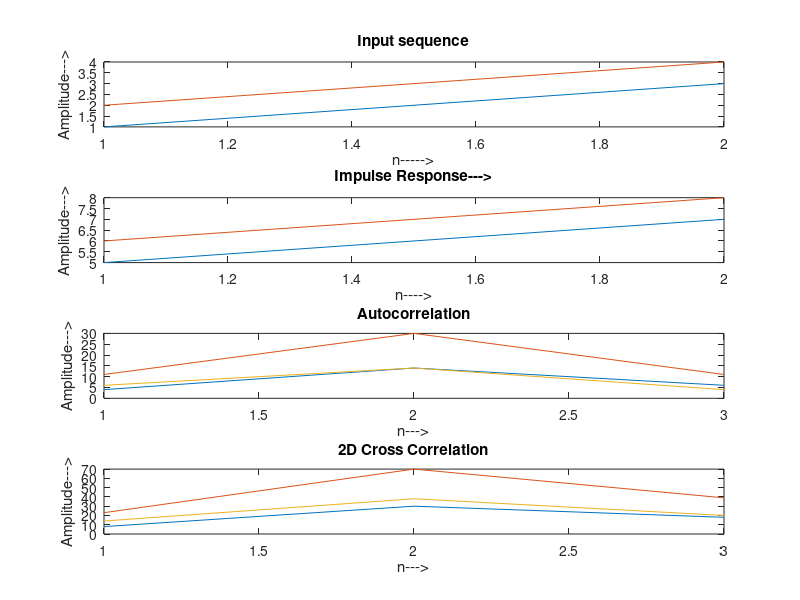

Write the MATLAB code that produced this figure.
%{
    Q. Write program to perform 2D cross correlation and 2D autocorrelation
    Reference: http://dsp.cs.cmu.edu/notes/intro_to_signals/signals.html
%}

clc;
close all;

x = [1 2; 3 4];  % 2D array (input signal)
h = [5 6; 7 8];  % 2D array (impulse signal)
y = xcorr2(x,h); % 2D Cross correlation of x with h
y2 = xcorr2(x);  % 2D Auto correlation of x

% Plot the input signal
subplot(4,1,1);
plot(x);
ylabel('Amplitude--->');
xlabel('n----->');
title('Input sequence');

% Plot the impulse signal
subplot(4,1,2);
plot(h);
xlabel('n---->');
ylabel('Amplitude--->');
title('Impulse Response--->');

% Plot autocorrelation of x
subplot(4,1,3);
plot(y2);
xlabel('n--->');
ylabel('Amplitude--->');
title('Autocorrelation');

% Plot the 2D Cross correlated signal
subplot(4,1,4);
plot(y);
xlabel('n--->');
ylabel('Amplitude--->');
title('2D Cross Correlation');
